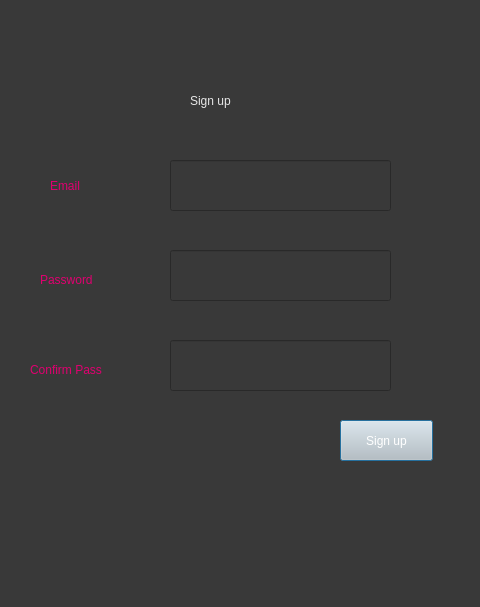
<?xml version="1.0" encoding="UTF-8"?>
<ui version="4.0">
 <class>Dialog</class>
 <widget class="QDialog" name="Dialog">
  <property name="geometry">
   <rect>
    <x>0</x>
    <y>0</y>
    <width>480</width>
    <height>607</height>
   </rect>
  </property>
  <property name="windowTitle">
   <string>Dialog</string>
  </property>
  <property name="styleSheet">
   <string notr="true">background-color:rgb(57, 57, 57)</string>
  </property>
  <widget class="QLabel" name="Login">
   <property name="geometry">
    <rect>
     <x>190</x>
     <y>80</y>
     <width>111</width>
     <height>41</height>
    </rect>
   </property>
   <property name="styleSheet">
    <string notr="true">font: 18pt &quot;MS Shell Dlg 2&quot;;color:rgb(231, 231, 231)</string>
   </property>
   <property name="text">
    <string>Sign up</string>
   </property>
  </widget>
  <widget class="QLabel" name="label">
   <property name="geometry">
    <rect>
     <x>50</x>
     <y>170</y>
     <width>61</width>
     <height>31</height>
    </rect>
   </property>
   <property name="styleSheet">
    <string notr="true">font: 14pt &quot;MS Shell Dlg 2&quot;;color:rgb(223, 0, 111)</string>
   </property>
   <property name="text">
    <string>Email</string>
   </property>
  </widget>
  <widget class="QLabel" name="label_2">
   <property name="geometry">
    <rect>
     <x>40</x>
     <y>270</y>
     <width>101</width>
     <height>20</height>
    </rect>
   </property>
   <property name="styleSheet">
    <string notr="true">font: 14pt &quot;MS Shell Dlg 2&quot;;color:rgb(223, 0, 111)</string>
   </property>
   <property name="text">
    <string>Password</string>
   </property>
  </widget>
  <widget class="QLabel" name="label_3">
   <property name="geometry">
    <rect>
     <x>30</x>
     <y>360</y>
     <width>141</width>
     <height>20</height>
    </rect>
   </property>
   <property name="styleSheet">
    <string notr="true">font: 14pt &quot;MS Shell Dlg 2&quot;;color:rgb(223, 0, 111)</string>
   </property>
   <property name="text">
    <string>Confirm Pass</string>
   </property>
  </widget>
  <widget class="QLineEdit" name="lineEdit">
   <property name="geometry">
    <rect>
     <x>170</x>
     <y>160</y>
     <width>221</width>
     <height>51</height>
    </rect>
   </property>
   <property name="styleSheet">
    <string notr="true">font: 14pt &quot;MS Shell Dlg 2&quot;;color:rgb(255, 255, 255)</string>
   </property>
  </widget>
  <widget class="QLineEdit" name="lineEdit_2">
   <property name="geometry">
    <rect>
     <x>170</x>
     <y>340</y>
     <width>221</width>
     <height>51</height>
    </rect>
   </property>
   <property name="styleSheet">
    <string notr="true">font: 14pt &quot;MS Shell Dlg 2&quot;;color:rgb(255, 255, 255)</string>
   </property>
  </widget>
  <widget class="QLineEdit" name="lineEdit_3">
   <property name="geometry">
    <rect>
     <x>170</x>
     <y>250</y>
     <width>221</width>
     <height>51</height>
    </rect>
   </property>
   <property name="styleSheet">
    <string notr="true">font: 14pt &quot;MS Shell Dlg 2&quot;;color:rgb(255, 255, 255)</string>
   </property>
  </widget>
  <widget class="QPushButton" name="pushButton">
   <property name="geometry">
    <rect>
     <x>340</x>
     <y>420</y>
     <width>93</width>
     <height>41</height>
    </rect>
   </property>
   <property name="styleSheet">
    <string notr="true">background-color:rgb(197, 197, 197);
font: 14pt &quot;MS Shell Dlg 2&quot;;color:rgb(255, 255, 255)</string>
   </property>
   <property name="text">
    <string>Sign up</string>
   </property>
  </widget>
 </widget>
 <resources/>
 <connections/>
</ui>
